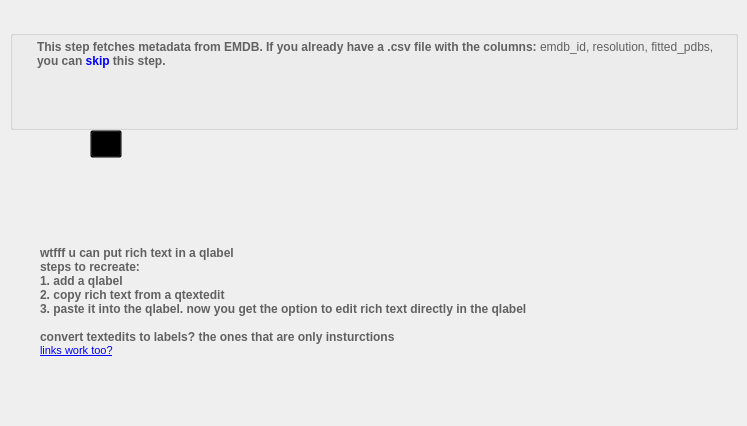
       <widget class="QWidget" name="stackedWidgetPage6">
        <widget class="QGroupBox" name="A_notesForUser_2">
         <property name="geometry">
          <rect>
           <x>10</x>
           <y>30</y>
           <width>728</width>
           <height>100</height>
          </rect>
         </property>
         <property name="sizePolicy">
          <sizepolicy hsizetype="Ignored" vsizetype="Ignored">
           <horstretch>0</horstretch>
           <verstretch>0</verstretch>
          </sizepolicy>
         </property>
         <property name="minimumSize">
          <size>
           <width>0</width>
           <height>100</height>
          </size>
         </property>
         <property name="maximumSize">
          <size>
           <width>16777215</width>
           <height>120</height>
          </size>
         </property>
         <property name="styleSheet">
          <string notr="true">QGroupBox#A_notesForUser {
	border: gray;
	padding-top: 10px;
}</string>
         </property>
         <property name="title">
          <string/>
         </property>
         <layout class="QVBoxLayout" name="verticalLayout_20">
          <property name="spacing">
           <number>0</number>
          </property>
          <property name="sizeConstraint">
           <enum>QLayout::SetMaximumSize</enum>
          </property>
          <property name="leftMargin">
           <number>20</number>
          </property>
          <property name="topMargin">
           <number>0</number>
          </property>
          <property name="rightMargin">
           <number>0</number>
          </property>
          <property name="bottomMargin">
           <number>0</number>
          </property>
          <item>
           <widget class="QTextBrowser" name="textBrowser_p2_3">
            <property name="maximumSize">
             <size>
              <width>16777215</width>
              <height>180</height>
             </size>
            </property>
            <property name="styleSheet">
             <string notr="true">background-color: transparent;
border: transparent;</string>
            </property>
            <property name="html">
             <string>&lt;!DOCTYPE HTML PUBLIC &quot;-//W3C//DTD HTML 4.0//EN&quot; &quot;http://www.w3.org/TR/REC-html40/strict.dtd&quot;&gt;
&lt;html&gt;&lt;head&gt;&lt;meta name=&quot;qrichtext&quot; content=&quot;1&quot; /&gt;&lt;meta charset=&quot;utf-8&quot; /&gt;&lt;style type=&quot;text/css&quot;&gt;
p, li { white-space: pre-wrap; }
hr { height: 1px; border-width: 0; }
li.unchecked::marker { content: &quot;\2610&quot;; }
li.checked::marker { content: &quot;\2612&quot;; }
&lt;/style&gt;&lt;/head&gt;&lt;body style=&quot; font-family:'Segoe UI'; font-size:9pt; font-weight:400; font-style:normal;&quot;&gt;
&lt;p style=&quot; margin-top:0px; margin-bottom:0px; margin-left:0px; margin-right:0px; -qt-block-indent:0; text-indent:0px;&quot;&gt;&lt;span style=&quot; font-weight:696; color:#616161;&quot;&gt;This step fetches metadata from EMDB. If you already have a .csv file with the columns: &lt;/span&gt;&lt;span style=&quot; color:#616161;&quot;&gt;emdb_id, resolution, fitted_pdbs,&lt;/span&gt;&lt;span style=&quot; font-weight:696; color:#616161;&quot;&gt; you can &lt;/span&gt;&lt;span style=&quot; font-weight:696; color:#0000ff;&quot;&gt;skip&lt;/span&gt;&lt;span style=&quot; font-weight:696; color:#616161;&quot;&gt; this step.&lt;/span&gt;&lt;/p&gt;
&lt;p style=&quot;-qt-paragraph-type:empty; margin-top:0px; margin-bottom:0px; margin-left:0px; margin-right:0px; -qt-block-indent:0; text-indent:0px;&quot;&gt;&lt;br /&gt;&lt;/p&gt;&lt;/body&gt;&lt;/html&gt;</string>
            </property>
            <property name="openExternalLinks">
             <bool>true</bool>
            </property>
           </widget>
          </item>
         </layout>
        </widget>
        <widget class="QPushButton" name="qScoreInfo_btn_4">
         <property name="geometry">
          <rect>
           <x>90</x>
           <y>130</y>
           <width>32</width>
           <height>28</height>
          </rect>
         </property>
         <property name="styleSheet">
          <string notr="true">background-color: transparent;
border-image: url(:/icons/advanced_options_icon.png);</string>
         </property>
         <property name="text">
          <string/>
         </property>
         <property name="icon">
          <iconset>
           <normaloff>:/icons/info-circle-svgrepo-com.svg</normaloff>:/icons/info-circle-svgrepo-com.svg</iconset>
         </property>
         <property name="iconSize">
          <size>
           <width>20</width>
           <height>20</height>
          </size>
         </property>
        </widget>
        <widget class="QLabel" name="label_19">
         <property name="geometry">
          <rect>
           <x>40</x>
           <y>200</y>
           <width>645</width>
           <height>217</height>
          </rect>
         </property>
         <property name="text">
          <string>&lt;!DOCTYPE HTML PUBLIC &quot;-//W3C//DTD HTML 4.0//EN&quot; &quot;http://www.w3.org/TR/REC-html40/strict.dtd&quot;&gt;
&lt;html&gt;&lt;head&gt;&lt;meta name=&quot;qrichtext&quot; content=&quot;1&quot; /&gt;&lt;style type=&quot;text/css&quot;&gt;
p, li { white-space: pre-wrap; }
&lt;/style&gt;&lt;/head&gt;&lt;body style=&quot; font-family:'MS Shell Dlg 2'; font-size:8pt; font-weight:400; font-style:normal;&quot;&gt;
&lt;p style=&quot; margin-top:0px; margin-bottom:0px; margin-left:0px; margin-right:0px; -qt-block-indent:0; text-indent:0px;&quot;&gt;&lt;span style=&quot; font-family:'Segoe UI'; font-size:9pt; font-weight:696; color:#616161;&quot;&gt;wtfff u can put rich text in a qlabel&lt;/span&gt;&lt;/p&gt;
&lt;p style=&quot; margin-top:0px; margin-bottom:0px; margin-left:0px; margin-right:0px; -qt-block-indent:0; text-indent:0px;&quot;&gt;&lt;span style=&quot; font-family:'Segoe UI'; font-size:9pt; font-weight:696; color:#616161;&quot;&gt;steps to recreate:&lt;/span&gt;&lt;/p&gt;
&lt;p style=&quot; margin-top:0px; margin-bottom:0px; margin-left:0px; margin-right:0px; -qt-block-indent:0; text-indent:0px;&quot;&gt;&lt;span style=&quot; font-family:'Segoe UI'; font-size:9pt; font-weight:696; color:#616161;&quot;&gt;1. add a qlabel&lt;/span&gt;&lt;/p&gt;
&lt;p style=&quot; margin-top:0px; margin-bottom:0px; margin-left:0px; margin-right:0px; -qt-block-indent:0; text-indent:0px;&quot;&gt;&lt;span style=&quot; font-family:'Segoe UI'; font-size:9pt; font-weight:696; color:#616161;&quot;&gt;2. copy rich text from a qtextedit&lt;/span&gt;&lt;/p&gt;
&lt;p style=&quot; margin-top:0px; margin-bottom:0px; margin-left:0px; margin-right:0px; -qt-block-indent:0; text-indent:0px;&quot;&gt;&lt;span style=&quot; font-family:'Segoe UI'; font-size:9pt; font-weight:696; color:#616161;&quot;&gt;3. paste it into the qlabel. now you get the option to edit rich text directly in the qlabel&lt;/span&gt;&lt;/p&gt;
&lt;p style=&quot;-qt-paragraph-type:empty; margin-top:0px; margin-bottom:0px; margin-left:0px; margin-right:0px; -qt-block-indent:0; text-indent:0px; font-family:'Segoe UI'; font-size:9pt; font-weight:696; color:#616161;&quot;&gt;&lt;br /&gt;&lt;/p&gt;
&lt;p style=&quot; margin-top:0px; margin-bottom:0px; margin-left:0px; margin-right:0px; -qt-block-indent:0; text-indent:0px;&quot;&gt;&lt;span style=&quot; font-family:'Segoe UI'; font-size:9pt; font-weight:696; color:#616161;&quot;&gt;convert textedits to labels? the ones that are only insturctions&lt;/span&gt;&lt;/p&gt;
&lt;p style=&quot; margin-top:0px; margin-bottom:0px; margin-left:0px; margin-right:0px; -qt-block-indent:0; text-indent:0px;&quot;&gt;&lt;a href=&quot;https://www.google.com/search?q=capybara&amp;amp;rlz=1C1VDKB_enUS971US971&amp;amp;oq=capybara&amp;amp;gs_lcrp=EgZjaHJvbWUqBwgAEAAYjwIyBwgAEAAYjwIyDwgBEC4YQxixAxiABBiKBTINCAIQLhiDARixAxiABDIMCAMQABhDGIAEGIoFMgwIBBAAGEMYgAQYigUyEwgFEC4YgwEYrwEYxwEYsQMYgAQyDQgGEC4YgwEYsQMYgAQyDAgHEAAYQxiABBiKBTIMCAgQABhDGIAEGIoFMg0ICRAAGIMBGLEDGIAE0gEIMTE4N2owajeoAgCwAgA&amp;amp;sourceid=chrome&amp;amp;ie=UTF-8&quot;&gt;&lt;span style=&quot; text-decoration: underline; color:#0000ff;&quot;&gt;links work too?&lt;/span&gt;&lt;/a&gt;&lt;/p&gt;
&lt;p style=&quot;-qt-paragraph-type:empty; margin-top:0px; margin-bottom:0px; margin-left:0px; margin-right:0px; -qt-block-indent:0; text-indent:0px; font-family:'Segoe UI'; font-size:9pt;&quot;&gt;&lt;br /&gt;&lt;/p&gt;&lt;/body&gt;&lt;/html&gt;</string>
         </property>
         <property name="openExternalLinks">
          <bool>true</bool>
         </property>
        </widget>
       </widget>
